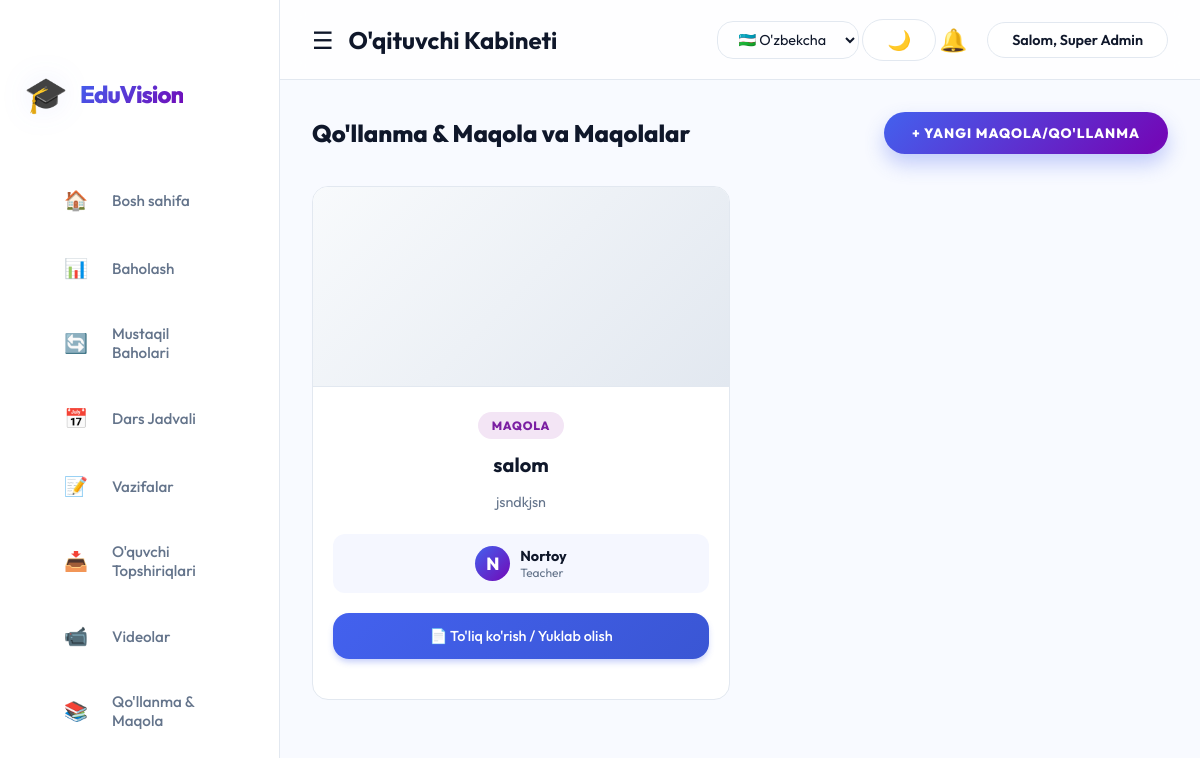
The page /teacher/articles.php (signed in) on the database its author committed.
### tables this page shows
CREATE TABLE `articles` (
  `id` int(11) NOT NULL,
  `user_id` int(11) DEFAULT NULL,
  `title` varchar(255) NOT NULL,
  `content` text,
  `file_path` varchar(255) DEFAULT NULL,
  `type` enum('manual','article') NOT NULL,
  `created_at` timestamp NULL DEFAULT CURRENT_TIMESTAMP
);

CREATE TABLE `users` (
  `id` int(11) NOT NULL,
  `name` varchar(100) NOT NULL,
  `email` varchar(100) NOT NULL,
  `password` varchar(255) NOT NULL,
  `role` enum('admin','student','teacher') NOT NULL,
  `created_at` timestamp NULL DEFAULT CURRENT_TIMESTAMP,
  `status` enum('active','pending') NOT NULL DEFAULT 'pending'
);

### lang/uz.php (called while the page is built)
<?php
$lang = [
    'home' => "Bosh sahifa",
    'users' => "Foydalanuvchilar",
    'tasks' => "Vazifalar",
    'videos' => "Videolar",
    'manuals' => "Qo'llanma & Maqola",
    'projects' => "Loyihalar",
    'contracts' => "Shartnomalar",
    'chat' => "Guruh Chat",
    'logout' => "Chiqish",
    'welcome' => "Salom",
    'admin_panel' => "Admin Panel",
    'student_panel' => "Student Panel",
    'search_placeholder' => "Qidirish...",
    'dark_mode' => "Tun rejimi",
    'light_mode' => "Kun rejimi",
    'system_title' => "EduVision",
];

### teacher/articles.php (the view, shortened to what this page needs)
<?php
require '../config/db.php';
$articles = [];
$manuals = [];
try {
    $stmt1 = $pdo->query("
        SELECT a.*, u.name as creator_name, u.role as creator_role
        FROM articles a
        LEFT JOIN users u ON a.user_id = u.id
        WHERE a.type='article'
        ORDER BY a.id DESC
    ");
    $articles = $stmt1->fetchAll();
    $stmt2 = $pdo->query("
        SELECT a.*, u.name as creator_name, u.role as creator_role
        FROM articles a
        LEFT JOIN users u ON a.user_id = u.id
        WHERE a.type='manual'
        ORDER BY a.id DESC
    ");
    $manuals = $stmt2->fetchAll();
} catch (PDOException $e) {
    if (strpos($e->getMessage(), '1054 Unknown column') !== false) {
        $db_error = true;
    } else {
        throw $e;
    }
}
?>
<!DOCTYPE html>
<html lang="uz">
<head>
    <link rel="stylesheet" href="../assets/css/style.css">
</head>
<body>
    <?php include ($_SESSION['role'] == 'admin' ? 'sidebar.php' : '../teacher/sidebar.php'); ?>
    <div class="main-content">
        <div style="display: flex; justify-content: space-between; align-items: center; margin-bottom: 2rem;">
            <h2 style="font-weight: 800; color: var(--text-dark); margin: 0;"><?= $lang['manuals'] ?> va Maqolalar</h2>
            <button onclick="toggleArticleForm()" class="btn-plus-idea">
                <span>+ Yangi Maqola/Qo'llanma</span>
            </button>
        </div>
        <div style="display: grid; grid-template-columns: repeat(auto-fill, minmax(280px, 1fr)); gap: 20px;">
            <?php
            $all_items = array_merge($articles, $manuals);
            usort($all_items, function($a, $b) { return $b['id'] - $a['id']; });
            foreach ($all_items as $item):
                $is_manual = ($item['type'] == 'manual');
            ?>
                <div class="article-card" style="background: var(--bg-card); border-radius: 16px; border: 1px solid var(--border-color); overflow: hidden; display: flex; flex-direction: column; box-shadow: var(--shadow); transition: transform 0.3s ease;">
                    <?php if($item['file_path']):
                        $extension = strtolower(pathinfo($item['file_path'], PATHINFO_EXTENSION));
                        $is_image = in_array($extension, ['jpg', 'jpeg', 'png', 'gif', 'webp']);
                        $is_pdf = ($extension === 'pdf');
                        $is_word = in_array($extension, ['doc', 'docx']);
                    ?>
                        <div style="position: relative; width: 100%; height: 200px; background: linear-gradient(135deg, #f8fafc 0%, #e2e8f0 100%); display: flex; align-items: flex-start; justify-content: center; overflow: hidden; border-bottom: 1px solid var(--border-color);">
                            <?php if ($is_image): ?>
                                <img src=  "../<?= $item['file_path'] ?>" style="width: 100%; height: 100%; object-fit: cover; object-position: top center; display: block;">
                            <?php elseif ($is_pdf): ?>
                                <iframe src=  "../<?= $item['file_path'] ?>#view=FitW&toolbar=0&navpanes=0" style="width: 100%; height: 100%; border: none;"></iframe>
                            <?php elseif ($is_word): ?>
                                <iframe src="https://view.officeapps.live.com/op/embed.aspx?src=<?= urlencode('http://' . $_SERVER['HTTP_HOST'] . '/' . $item['file_path']) ?>&wdPrint=0&wdEmbedCode=0&wdStartOn=1" style="width: 100%; height: 100%; border: none;"></iframe>
                            <?php else: ?>
                                <div style="display: flex; align-items: center; justify-content: center; width: 100%; height: 100%;">
                                    <span style="font-size: 3rem; color: #94a3b8;">📄</span>
                                </div>
                            <?php endif; ?>
                        </div>
                    <?php endif; ?>
                    <div style="padding: 25px 20px; flex: 1; display: flex; flex-direction: column; align-items: center; text-align: center;">
                        <span style="font-size: 0.75rem; background: <?= $is_manual ? '#e3f2fd' : '#f3e5f5' ?>; color: <?= $is_manual ? '#1976d2' : '#7b1fa2' ?>; padding: 6px 14px; border-radius: 50px; margin-bottom: 12px; font-weight: 800; text-transform: uppercase; letter-spacing: 0.8px;">
                            <?= $is_manual ? "O'QUV QO'LLANMA" : "MAQOLA" ?>
                        </span>
                        <h4 style="font-weight: 700; color: var(--text-dark); margin-bottom: 12px; line-height: 1.4; font-size: 1.25rem;"><?= htmlspecialchars($item['title']) ?></h4>
                        <p style="font-size: 0.9rem; color: var(--text-light); line-height: 1.6; margin-bottom: 20px; flex: 1;">
                            <?= htmlspecialchars(strip_tags($item['content'])) ?>
                        </p>
                        <div style="display: flex; align-items: center; justify-content: center; gap: 10px; padding: 12px; background: rgba(67, 97, 238, 0.05); border-radius: 12px; margin-bottom: 20px; width: 100%;">
                            <div style="width: 35px; height: 35px; border-radius: 50%; background: linear-gradient(135deg, var(--primary-color), #7209b7); color: white; display: flex; align-items: center; justify-content: center; font-weight: 800; font-size: 1.1rem;">
                                <?= substr(htmlspecialchars(isset($item['creator_name']) ? $item['creator_name'] : 'A'), 0, 1) ?>
                            </div>
                            <div style="text-align: left;">
                                <div style="font-weight: 700; color: var(--text-dark); font-size: 0.9rem;"><?= htmlspecialchars(isset($item['creator_name']) ? $item['creator_name'] : 'Admin') ?></div>
                                <div style="color: var(--text-light); font-size: 0.75rem;"><?= ucfirst(isset($item['creator_role']) ? $item['creator_role'] : 'admin') ?></div>
                            </div>
                        </div>
                        <?php if($item['file_path']): ?>
                            <a href="../view_article.php?id=<?= $item['id'] ?>" class="btn" style="width: 100%; text-decoration: none; text-align: center; margin-bottom: 15px; font-size: 0.9rem;">📄 To'liq ko'rish / Yuklab olish</a>
                        <?php endif; ?>
                </div>
            <?php endforeach; ?>
        </div>
    </div>
</body>
</html>

### assets/css/style.css (style rules this page uses)
:root { --primary-color: #4361ee; --primary-hover: #3a56d4; --primary-soft: rgba(67, 97, 238, 0.1); --secondary-color: #f8faff; --sidebar-bg: #ffffff; --sidebar-text: #64748b; --sidebar-active: #4361ee; --sidebar-active-bg: rgba(67, 97, 238, 0.08); --text-dark: #0f172a; --text-light: #64748b; --danger: #ef4444; --success: #10b981; --warning: #f59e0b; --white: #ffffff; --border-color: #e2e8f0; --bg-card: #ffffff; --glass-bg: rgba(255, 255, 255, 0.7); --glass-border: rgba(255, 255, 255, 0.3); --shadow-sm: 0 2px 4px rgba(0, 0, 0, 0.02); --shadow-md: 0 10px 15px -3px rgba(0, 0, 0, 0.05); --shadow-lg: 0 20px 25px -5px rgba(0, 0, 0, 0.08); --shadow-premium: 0 20px 40px -10px rgba(67, 97, 238, 0.2); --radius-md: 16px; --radius-lg: 24px; --sidebar-width: 280px; --header-height: 80px; }
* { margin: 0; padding: 0; box-sizing: border-box; font-family: 'Outfit', sans-serif; }
body { background-color: var(--secondary-color); color: var(--text-dark); display: flex; min-height: 100vh; font-size: 16px; }
.btn { display: inline-flex; justify-content: center; align-items: center; padding: 0.875rem 2rem; background: linear-gradient(135deg, var(--primary-color), var(--primary-hover)); color: white; border: none; border-radius: var(--radius-md); cursor: pointer; text-decoration: none; font-size: 1rem; font-weight: 500; transition: all 0.3s ease; width: 100%; box-shadow: 0 4px 6px -1px rgba(67, 97, 238, 0.3); }
.main-content { margin-left: var(--sidebar-width); width: calc(100% - var(--sidebar-width)); padding: 2rem; margin-top: var(--header-height); }
.btn-plus-idea { background: linear-gradient(135deg, #4361ee, #7209b7, #4cc9f0) !important; background-size: 200% auto !important; color: white !important; border: none; padding: 12px 28px; border-radius: 50px; font-weight: 800; cursor: pointer; box-shadow: 0 10px 20px rgba(67, 97, 238, 0.3), 0 0 0 0 rgba(67, 97, 238, 0.7); transition: all 0.4s cubic-bezier(0.23, 1, 0.32, 1); display: flex; align-items: center; gap: 10px; text-transform: uppercase; font-size: 0.85rem; letter-spacing: 1px; position: relative; overflow: hidden; animation: pulse-glow 2s infinite; }
.btn-plus-idea::before { content: ''; position: absolute; top: 0; left: -100%; width: 100%; height: 100%; background: linear-gradient(120deg, transparent, rgba(255, 255, 255, 0.3), transparent); transition: all 0.6s; }

### rows shown on the page
articles: type "MAQOLA", title "salom", content "jsndkjsn", user.name "N", user.name "Nortoy", user.role "Teacher"

### other values the page prints
$lang['system_title'] "EduVision"
$lang['home'] "Bosh sahifa"
$lang['videos'] "Videolar"
$lang['manuals'] "Qo'llanma & Maqola"
$lang['welcome'] "Salom"
$_SESSION['name'] "Super Admin"
